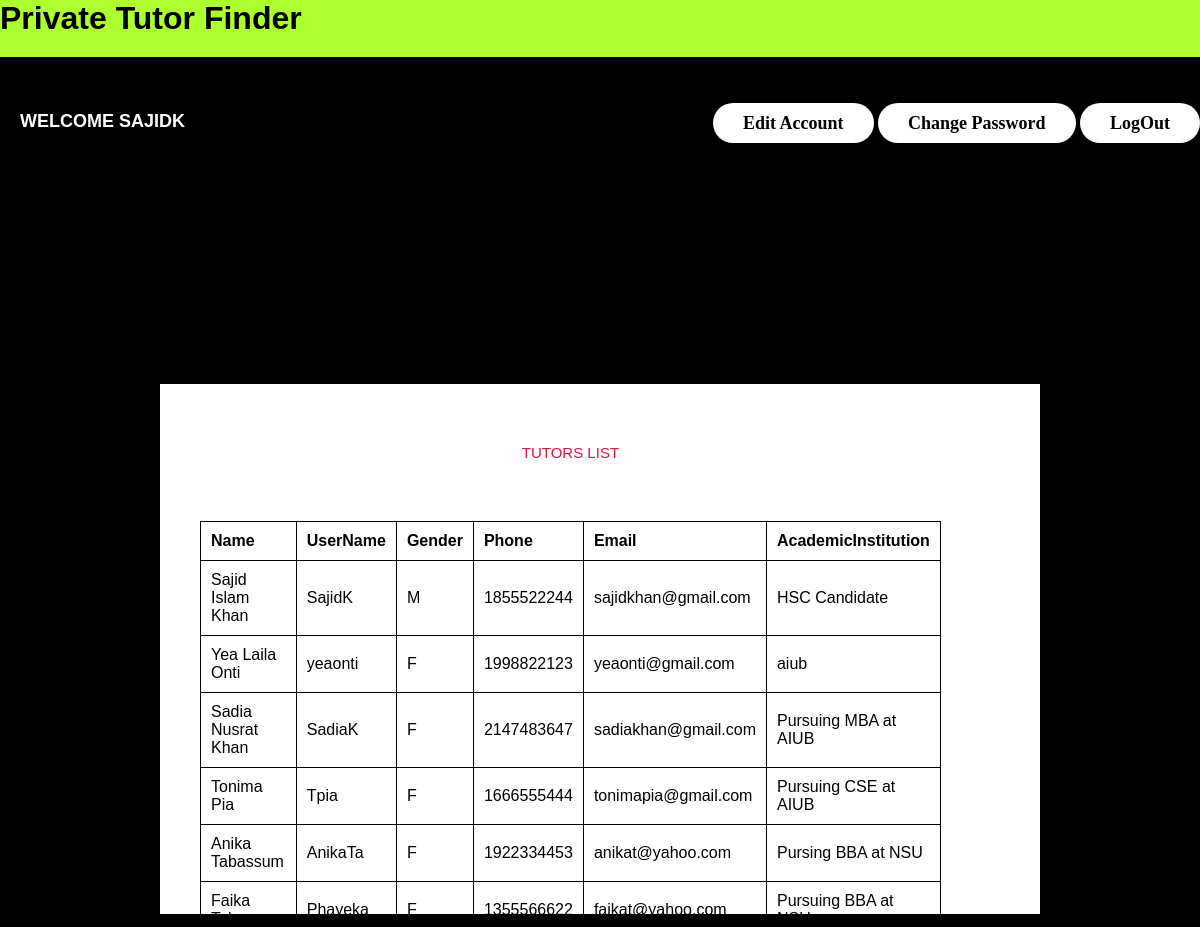
/p_homepage.php (signed in), run on the app's committed database.
### tables this page shows
CREATE TABLE `tutors` (
  `id` int(11) NOT NULL,
  `Name` varchar(35) NOT NULL,
  `UserName` varchar(20) NOT NULL,
  `UserType` varchar(50) NOT NULL,
  `Password` varchar(30) NOT NULL,
  `Gender` char(1) NOT NULL,
  `Phone` int(11) NOT NULL,
  `Email` varchar(20) NOT NULL,
  `Address` varchar(50) NOT NULL,
  `AcademicInstitution` varchar(30) NOT NULL
);

### database.php (called while the page is built, shortened)
<?php
	 $serverName="localhost";
	 $userName="root";
	 $password="";
	 $dbName="ptfswebtecproject";
	function get($query)
	{
        $data=array();
		global $serverName,$userName,$password,$dbName;
		$conn = mysqli_connect( $serverName, $userName, $password, $dbName);
        $result=mysqli_query($conn,$query);
        if(mysqli_num_rows($result) > 0)
        {
            while($row = mysqli_fetch_assoc($result))
            {
                $entity=array();
                foreach($row as $k=>$v)
                {
                    $entity[$k] = $row[$k];
                }
                $data[] = $entity;
            }
        }
		return $data;
	}
?>

### TutorsControllers.php (called while the page is built, shortened)
<?php
	require_once '../models/database.php';
	function getAllTutors()
	{
		$query ="SELECT Name,UserName,Gender,Phone,Email,Address,AcademicInstitution FROM tutors";
		$tutors = get($query);
		return $tutors;
	}
?>

### p_homepage.php (the view, shortened to what this page needs)
<?php
	require_once '../controllers/TutorsControllers.php';
	$tutors = getAllTutors();
?>
<html>
	<head>
		<h1 class="head_txt"><b>Private Tutor Finder</b></h1>
		<link rel="stylesheet" type="text/css" href="p_homepagestyle.css">
	</head>
	<body>
		<div class="p_homepage">
			<form action="" method="post">
			<h3>Welcome <?php echo $_SESSION['UserName']; ?></h3>
				<ul class="nav-area">
					<li><a href="p_editacc.php"><b>Edit Account</b></a></li>
					<li><a href="p_changepwd.php"><b>Change Password</b></a></li>
					<li><a href="logout.php"><b>LogOut</b></a></li>
				</ul>
			<div class="tlist">
				<table>
					<caption>Tutors List</caption>
					<thead>
						<th>Name</th>
						<th>UserName</th>
						<th>Gender</th>
						<th>Phone</th>
						<th>Email</th>
						<th>AcademicInstitution</th>
					</thead>
					<tbody>
						<?php
							foreach($tutors as $tutor)
							{
								echo "<tr>";
									echo "<td>".$tutor["Name"]."</td>";
									echo "<td>".$tutor["UserName"]."</td>";
									echo "<td>".$tutor["Gender"]."</td>";
									echo "<td>".$tutor["Phone"]."</td>";
									echo "<td>".$tutor["Email"]."</td>";
									echo "<td>".$tutor["AcademicInstitution"]."</td>";
								echo "</tr>";
							}
						?>
					</tbody>
				</table>
			</div>
			</form>
		</div>
	</body>
</html>

### p_homepagestyle.css (style rules this page uses)
body { margin: 0; padding: 0; font-family: sans-serif; background-color: #000000; background-position: center; }
.head_txt { margin: 0; padding: 0 0 20px; background: #ADFF2F; position: auto; }
h3 { float: left; font-size: 18px; color: white; text-transform: uppercase; margin-bottom: 40px; padding: 20px; }
.nav-area { float: right; list-style: none; margin-top: 40px; }
.nav-area li { display: inline-block; }
.nav-area li a { color: black; background-color: white; text-decoration: none; padding: 10px 30px; font-family: poppins; font-size: 18px; border-radius: 20px; }
.tlist { width: 800px; height: 450px; position: absolute; top: 70%; left: 50%; transform: translate(-50%,-50%); color: white; padding: 40px; background-color: white; }
.tlist table { width: 400px; }
.tlist th { text-align: left; }
.tlist table, th, td { border: 1px solid #000; border-collapse: collapse; }
.tlist th, td { padding: 10px; }
.tlist caption { font-size: 15px; color: crimson; text-transform: uppercase; margin-bottom: 40px; padding: 20px; }

### data on the page
tutors: Name "Sajid Islam Khan", UserName "SajidK", Gender "M", Phone "1855522244", Email "sajidkhan@gmail.com", AcademicInstitution "HSC Candidate"
tutors: Name "Yea Laila Onti", UserName "yeaonti", Gender "F", Phone "1998822123", Email "yeaonti@gmail.com", AcademicInstitution "aiub"
tutors: Name "Sadia Nusrat Khan", UserName "SadiaK", Gender "F", Phone "2147483647", Email "sadiakhan@gmail.com", AcademicInstitution "Pursuing MBA at AIUB"
tutors: Name "Tonima Pia", UserName "Tpia", Gender "F", Phone "1666555444", Email "tonimapia@gmail.com", AcademicInstitution "Pursuing CSE at AIUB"
tutors: Name "Anika Tabassum", UserName "AnikaTa", Gender "F", Phone "1922334453", Email "anikat@yahoo.com", AcademicInstitution "Pursing BBA at NSU"
tutors: Name "Faika Tabannum", UserName "Phayeka", Gender "F", Phone "1355566622", Email "faikat@yahoo.com", AcademicInstitution "Pursuing BBA at NSU"

### other printed values
$_SESSION['UserName'] "SAJIDK"
